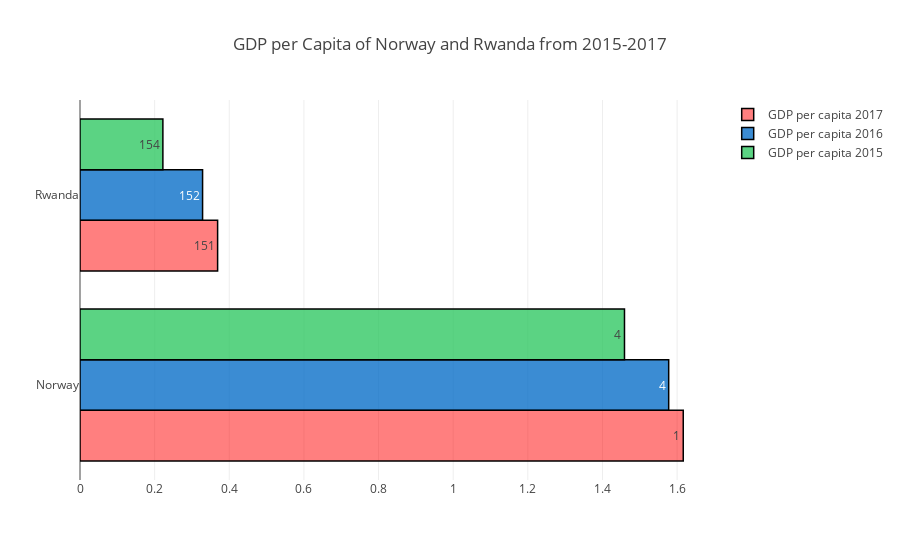

Notebook source saved alongside this figure:
### Code cell
# data_2017.set_index('Country',inplace=True)
# data_2017.head()
# data_2016.set_index('Country',inplace=True)
# # data_2016.head()
# data_2015.set_index('Country',inplace=True)
# # data_2015.head()
#GDP per capita of Top $ countries 
data_2017_3 = data_2017.loc[['Norway','Rwanda'],:]
data_2017_3 = data_2017_3.reset_index()
data_2016_3 = data_2016.loc[['Norway','Rwanda'],:]
data_2016_3 = data_2016_3.reset_index()
data_2015_3 = data_2015.loc[['Norway','Rwanda'],:]
data_2015_3 = data_2015_3.reset_index()

# create trace1 
trace1 = go.Bar(
                x = data_2017_3['Economy..GDP.per.Capita.'],
                y = data_2017_3.Country,
                #y = data_2017_3.iloc[[0:1],0],
                name = "GDP per capita 2017",
                marker = dict(color = 'rgba(255, 0, 0, 0.5)',
                              line=dict(color='rgb(0,0,0)',width=1.5)),
                text = data_2017_3['Happiness.Rank'],
                orientation='h')
# create trace2 
trace2 = go.Bar(
                x = data_2016_3['Economy (GDP per Capita)'],
                y = data_2016_3.Country,
               # y = data_2016_3.iloc[[0:1],0],
                name = "GDP per capita 2016",
                marker = dict(color = 'rgba(10, 112, 200, 0.8)',
                              line=dict(color='rgb(0,0,0)',width=1.5)),
                text = data_2016_3['Happiness Rank'],
                orientation='h')
# create trace3 
trace3 = go.Bar(
                x = data_2015_3['Economy (GDP per Capita)'],
                y = data_2015_3.Country,
                #y = data_2015_3.iloc[[0:1],0],
                name = "GDP per capita 2015",
                marker = dict(color = 'rgba(50, 200, 100, 0.8)',
                              line=dict(color='rgb(0,0,0)',width=1.5)),
                text = data_2015_3['Happiness Rank'],
                orientation='h')

data = [trace1, trace2, trace3]

layout = go.Layout(title = 'GDP per Capita of Norway and Rwanda from 2015-2017', 
                   barmode = "group"
                  )

fig = go.Figure(data = data, layout = layout)
iplot(fig)

### Figure 1 — Plotly figure (JSON) as saved in the notebook; plotly's stock layout.template omitted (floating-point values rounded to 4 significant figures)
{"data": [{"marker": {"color": "rgba(255, 0, 0, 0.5)", "line": {"color": "rgb(0,0,0)", "width": 1.5}}, "name": "GDP per capita 2017", "orientation": "h", "text": [1, 151], "type": "bar", "uid": "980d4b37-920e-4166-be92-d801d6d18540", "x": [1.616, 0.3687], "y": ["Norway", "Rwanda"]}, {"marker": {"color": "rgba(10, 112, 200, 0.8)", "line": {"color": "rgb(0,0,0)", "width": 1.5}}, "name": "GDP per capita 2016", "orientation": "h", "text": [4, 152], "type": "bar", "uid": "32665418-d8d4-431f-bd89-44db6dc1d48d", "x": [1.577, 0.3285], "y": ["Norway", "Rwanda"]}, {"marker": {"color": "rgba(50, 200, 100, 0.8)", "line": {"color": "rgb(0,0,0)", "width": 1.5}}, "name": "GDP per capita 2015", "orientation": "h", "text": [4, 154], "type": "bar", "uid": "d001d20e-285b-44d3-86b5-82107ff08a5f", "x": [1.459, 0.2221], "y": ["Norway", "Rwanda"]}], "layout": {"barmode": "group", "title": {"text": "GDP per Capita of Norway and Rwanda from 2015-2017"}}}
